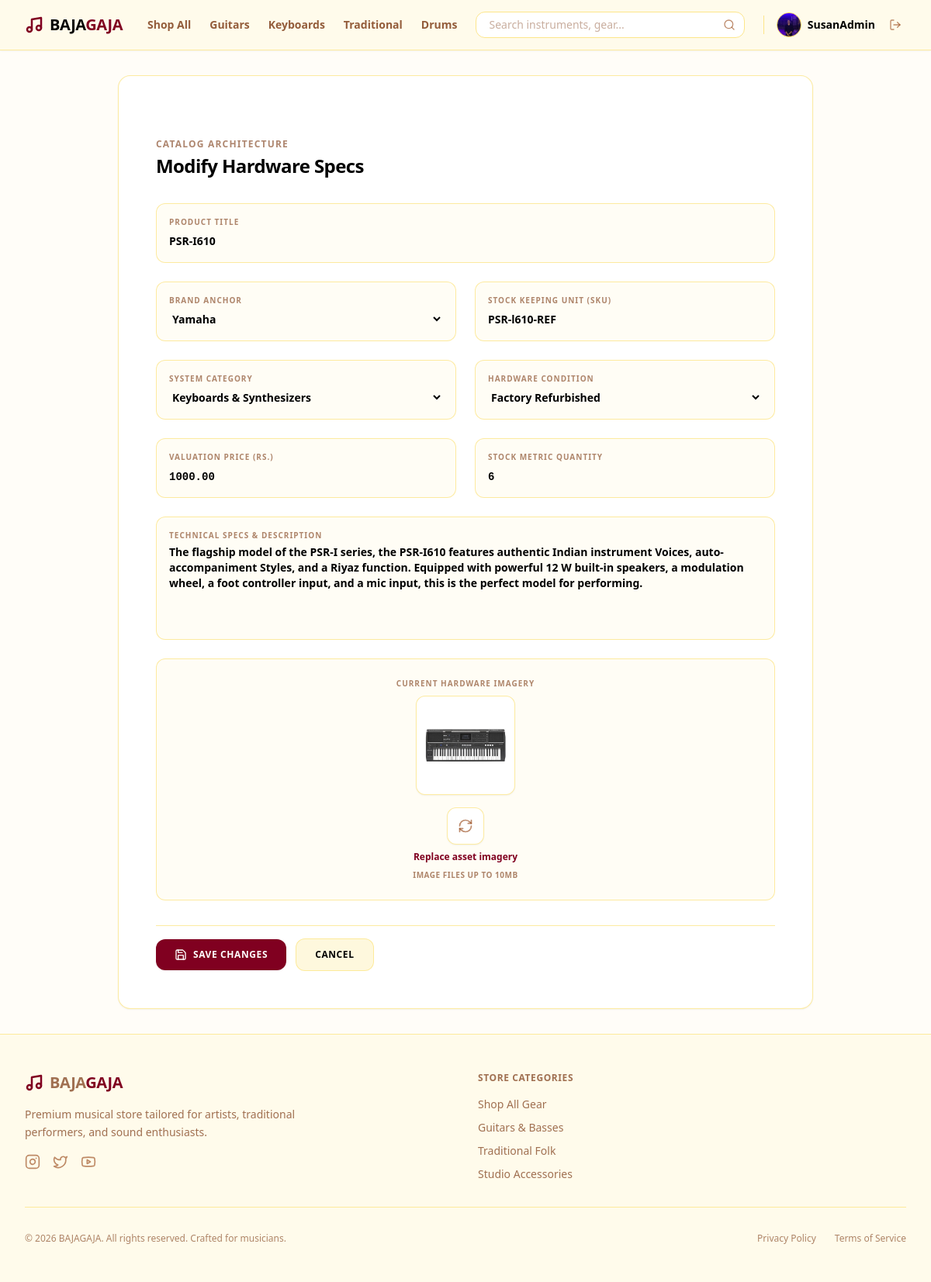
The app's page /products/edit/3/ (signed in), older data.
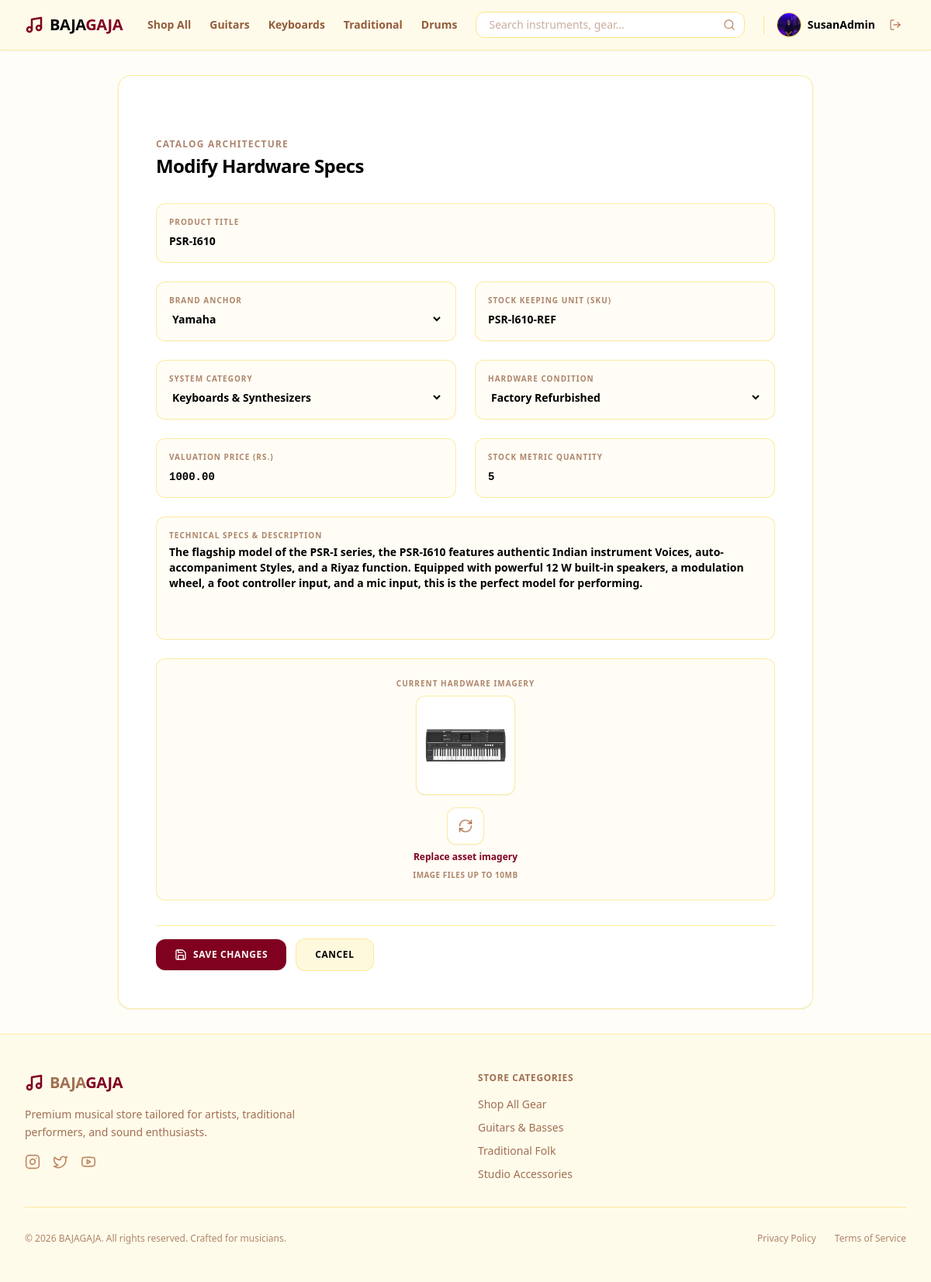
The same page, newer data.
### bg_app/models.py (models this page shows, shortened)
class Product(models.Model):
    class Category(models.TextChoices):
        GUITARS = 'guitars', 'Guitars & Basses'
        KEYBOARDS = 'keyboards', 'Keyboards & Synthesizers'
        DRUMS = 'drums', 'Drums & Percussion'
        TRADITIONAL = 'traditional', 'Traditional & Folk'
        WIND = 'wind', 'Wind & Brass'
        STUDIO = 'studio', 'Studio & Recording'
        AMPS_EFFECTS = 'amps_effects', 'Amps & Effect Pedals'
        ACCESSORIES = 'accessories', 'Accessories & Cables'
    class Condition(models.TextChoices):
        NEW = 'new', 'Brand New (Sealed)'
        REFURBISHED = 'refurbished', 'Factory Refurbished'
        USED = 'used', 'Pre-Owned / Good'
    brand = models.ForeignKey(Brand, on_delete=models.SET_NULL, null=True, related_name='products')
    name = models.CharField(max_length=255)
    category = models.CharField(max_length=20, choices=Category.choices)
    condition = models.CharField(max_length=20, choices=Condition.choices, default=Condition.NEW)
    description = models.TextField()
    price = models.DecimalField(max_digits=10, decimal_places=2)
    stock = models.PositiveIntegerField(default=0)
    product_image = models.ImageField(upload_to='images/products/')
    sku = models.CharField(max_length=100, unique=True, blank=True, null=True)
    is_active = models.BooleanField(default=True)
    created_at = models.DateTimeField(auto_now_add=True)

class Brand(models.Model):
    name = models.CharField(max_length=255, unique=True)
    logo = models.ImageField(upload_to='images/brands/')
    created_at = models.DateTimeField(auto_now_add=True)

### bg_app/views/products_view.py (the view, shortened to what this page needs)
# urls.py: path('products/edit/<int:product_id>/', edit_product_view, name='edit_product'),
@login_required
def edit_product_view(request, product_id):
    product = Product.objects.get(id=product_id)
    brands = Brand.objects.all().order_by('name')
    if not request.user.is_staff:
        messages.error(request, "You are not authorized to access this page.")
        return redirect('/')
    if not product:
        messages.error(request, "Product not found.")
        return redirect('/dashboard/admin/?section=product-management')
    errors = {}
    return render(request, 'main/edit_product_page.html', {'product': product, 'brands': brands})

### bg_app/templates/main/edit_product_page.html (shortened to what the changed rows need)
<!DOCTYPE html>
<html lang="en">
<head>
    {% load static %}
    <link href="{% static 'css/styles.css' %}" rel="stylesheet" />
</head>
<body class="bg-amber-50/30 font-sans min-h-screen flex flex-col text-amber-950">
    <main class="flex-grow flex items-center justify-center p-4 sm:p-6 lg:p-8">
        <form method="POST" enctype="multipart/form-data" class="w-full max-w-4xl bg-white border border-amber-200/80 rounded-2xl overflow-hidden shadow-sm p-8 lg:p-12 space-y-8">
            <div>
                <h2 class="text-xs font-bold uppercase tracking-widest text-amber-900/60 mb-1">Catalog Architecture</h2>
                <h1 class="text-2xl font-black text-amber-950 tracking-tight">Modify Hardware Specs</h1>
            </div>
            <div class="grid grid-cols-1 md:grid-cols-2 gap-6">
                <div class="space-y-6 md:col-span-2">
                    <div class="bg-amber-50/50 border border-amber-200/80 p-4 rounded-xl focus-within:border-[#800020] transition-colors">
                        <label for="id_name" class="text-[10px] font-bold uppercase tracking-widest text-amber-900/60 block mb-1">Product Title</label>
                        <input type="text" id="id_name" name="name" {% if data %} value="{{ data.name }}" {% else %} value="{{ product.name }}" {% endif %} maxlength="255" placeholder="e.g. Handmade Himalayan Sarangi" class="w-full bg-transparent text-sm font-semibold text-amber-950 focus:outline-none placeholder-amber-900/40">
                    </div>
                </div>
                <div class="bg-amber-50/50 border border-amber-200/80 p-4 rounded-xl focus-within:border-[#800020] transition-colors">
                    <label for="id_brand" class="text-[10px] font-bold uppercase tracking-widest text-amber-900/60 block mb-1">Brand Anchor</label>
                    <select id="id_brand" name="brand" class="w-full bg-transparent text-sm font-semibold text-amber-950 focus:outline-none cursor-pointer">
                        {% for brand in brands %}
                            <option value="{{ brand.id }}" {% if data %} {% if data.brand == brand.id|stringformat:"s" %} selected {% endif %} {% else %} {% if product.brand.id == brand.id %}selected{% endif %} {% endif %} class="bg-white text-amber-950">{{ brand.name }}</option>
                        {% endfor %}
                    </select>
                </div>
                <div class="bg-amber-50/50 border border-amber-200/80 p-4 rounded-xl focus-within:border-[#800020] transition-colors">
                    <label for="id_sku" class="text-[10px] font-bold uppercase tracking-widest text-amber-900/60 block mb-1">Stock Keeping Unit (SKU)</label>
                    <input type="text" id="id_sku" name="sku" {% if data %} value="{{ data.sku }}" {% else %} value="{{ product.sku }}" {% endif %} maxlength="100" placeholder="e.g. BG-SRG-001" class="w-full bg-transparent text-sm font-semibold text-amber-950 focus:outline-none placeholder-amber-900/40">
                </div>
                <div class="bg-amber-50/50 border border-amber-200/80 p-4 rounded-xl focus-within:border-[#800020] transition-colors">
                    <label for="id_category" class="text-[10px] font-bold uppercase tracking-widest text-amber-900/60 block mb-1">System Category</label>
                    <select id="id_category" name="category" class="w-full bg-transparent text-sm font-semibold text-amber-950 focus:outline-none cursor-pointer">
                        <option value="keyboards" {% if data %} {% if data.category == 'keyboards' %}selected{% endif %} {% else %} {% if product.category == 'keyboards' %}selected{% endif %} {% endif %} class="bg-white text-amber-950">Keyboards &amp; Synthesizers</option>
                    </select>
                </div>
                <div class="bg-amber-50/50 border border-amber-200/80 p-4 rounded-xl focus-within:border-[#800020] transition-colors">
                    <label for="id_condition" class="text-[10px] font-bold uppercase tracking-widest text-amber-900/60 block mb-1">Hardware Condition</label>
                    <select id="id_condition" name="condition" class="w-full bg-transparent text-sm font-semibold text-amber-950 focus:outline-none cursor-pointer">
                        <option value="refurbished" {% if data %} {% if data.condition == 'refurbished' %}selected{% endif %} {% else %} {% if product.condition == 'refurbished' %}selected{% endif %} {% endif %} class="bg-white text-amber-950">Factory Refurbished</option>
                    </select>
                </div>
                <div class="bg-amber-50/50 border border-amber-200/80 p-4 rounded-xl focus-within:border-[#800020] transition-colors">
                    <label for="id_price" class="text-[10px] font-bold uppercase tracking-widest text-amber-900/60 block mb-1">Valuation Price (Rs.)</label>
                    <input type="number" id="id_price" name="price" step="0.01" min="0" {% if data %} value="{{ data.price }}" {% else %} value="{{ product.price|stringformat:".2f" }}" {% endif %} placeholder="0.00" class="w-full bg-transparent text-sm font-semibold text-amber-950 focus:outline-none placeholder-amber-900/40 font-mono">
                </div>
                <div class="bg-amber-50/50 border border-amber-200/80 p-4 rounded-xl focus-within:border-[#800020] transition-colors">
                    <label for="id_stock" class="text-[10px] font-bold uppercase tracking-widest text-amber-900/60 block mb-1">Stock Metric Quantity</label>
                    <input type="number" id="id_stock" name="stock" min="0" {% if data %} value="{{ data.stock }}" {% else %} value="{{ product.stock }}" {% endif %} placeholder="0" class="w-full bg-transparent text-sm font-semibold text-amber-950 focus:outline-none placeholder-amber-900/40 font-mono">
                </div>
                <div class="space-y-6 md:col-span-2">
                    <div class="bg-amber-50/50 border border-amber-200/80 p-4 rounded-xl focus-within:border-[#800020] transition-colors">
                        <label for="id_description" class="text-[10px] font-bold uppercase tracking-widest text-amber-900/60 block mb-1">Technical Specs &amp; Description</label>
                        <textarea id="id_description" name="description" rows="5" placeholder="Enter full specifications structural logs..." class="w-full bg-transparent text-sm font-semibold text-amber-950 focus:outline-none placeholder-amber-900/40 resize-none">{% if data %}{{ data.description }}{% else %}{{ product.description }}{% endif %}</textarea>
                    </div>
                </div>
                <div class="space-y-6 md:col-span-2">
                    <div class="bg-amber-50/50 border border-amber-200/80 p-6 rounded-xl flex flex-col items-center justify-center text-center group transition-colors relative">
                        <div class="space-y-4 w-full">
                            {% if product.product_image %}
                                <div class="flex flex-col items-center gap-2">
                                    <p class="text-[10px] font-bold uppercase tracking-widest text-amber-900/60">Current Hardware Imagery</p>
                                    <div class="w-32 h-32 rounded-xl bg-white border border-amber-200/80 p-2 flex items-center justify-center overflow-hidden shadow-sm">
                                        <img src="{{ product.product_image.url }}" alt="{{ product.name }}" class="max-w-full max-h-full object-cover">
                                    </div>
                                </div>
                            {% endif %}
                        </div>
                    </div>
                </div>
            </div>
        </form>
    </main>
</body>
</html>

Row changes from the older to the newer data that the page shows:
changed Product "PSR-I610": stock "6" → "5"
